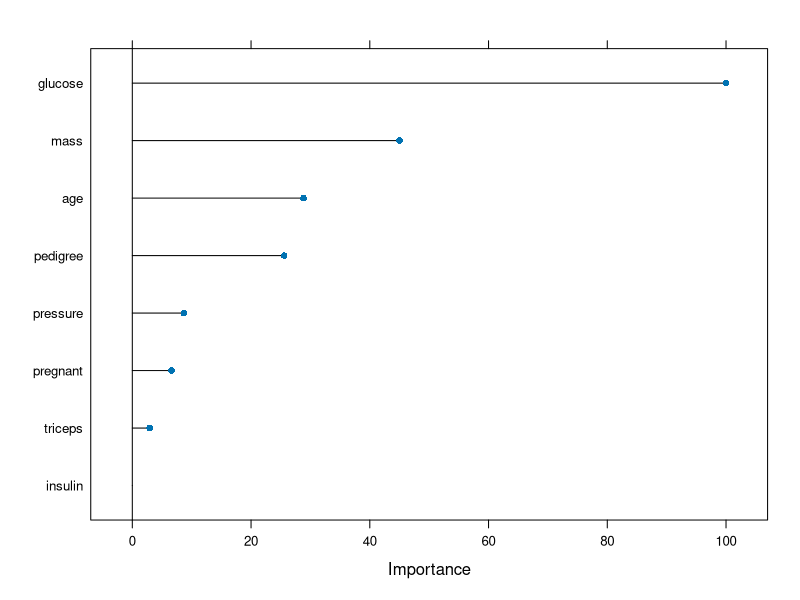
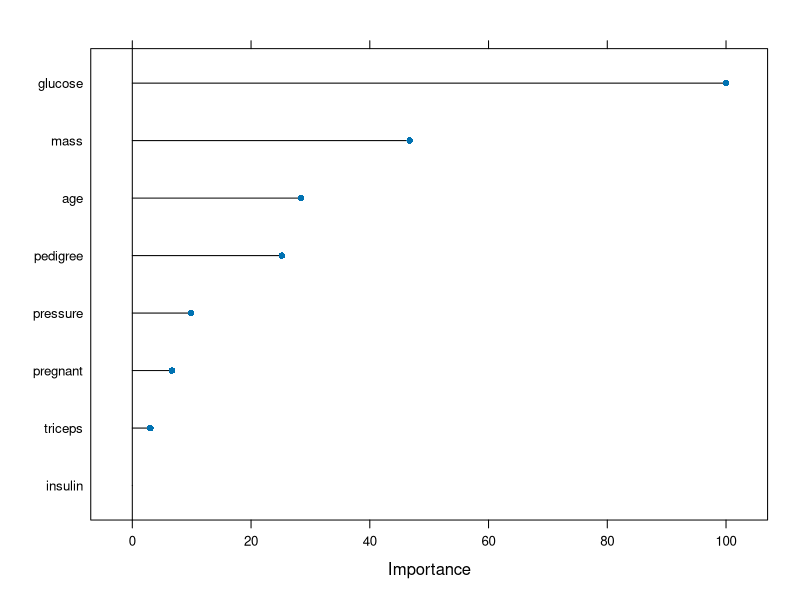
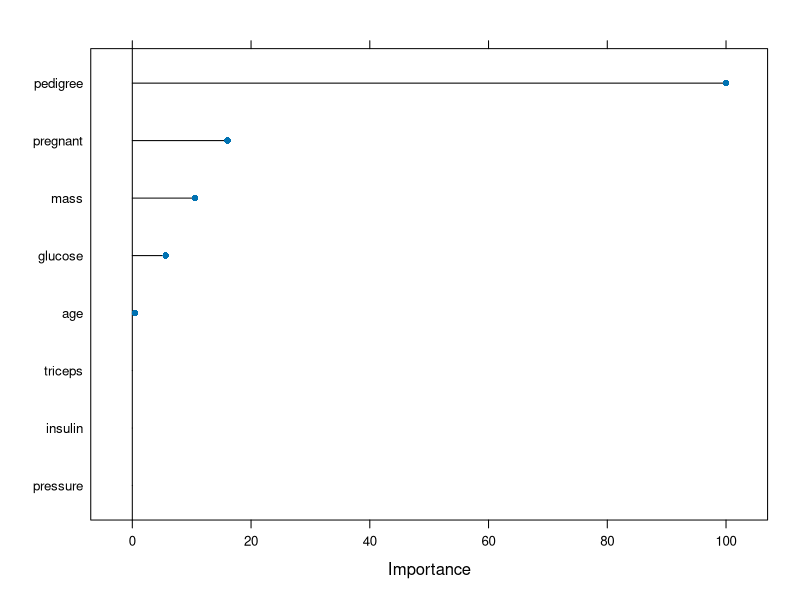
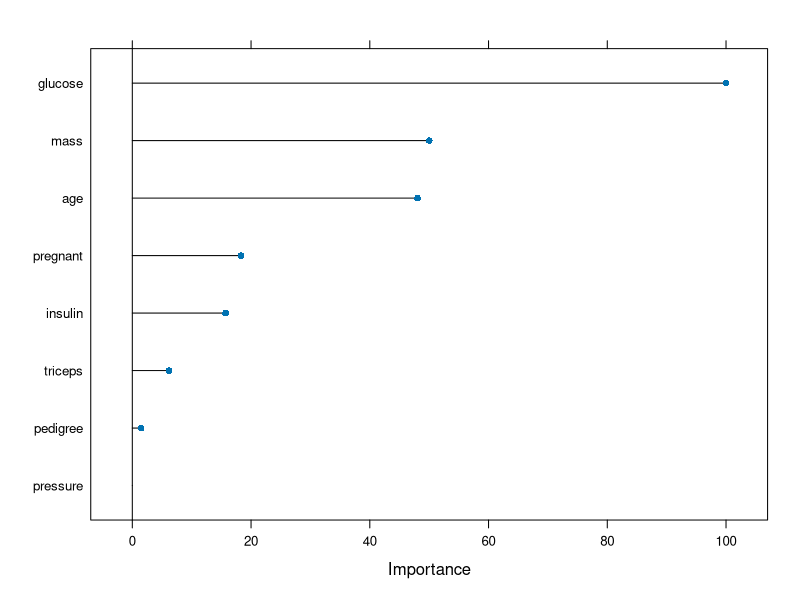

Write R code to recreate these figures, in order.
## ---- chunk 1
knitr::opts_chunk$set(message = FALSE, warning = FALSE)
## ---- chunk 2
library(mlbench)
library(tidyverse)
library(dplyr)
data(PimaIndiansDiabetes)
df <- tibble(PimaIndiansDiabetes)
## ---- chunk 3
library(caret)
df <- df %>% rename(target=diabetes)
df <- df %>%
  mutate(target = as.factor(target))
splitIndex <- createDataPartition(df$target, p = .70,
                                  list = FALSE)
df_train <- df[splitIndex,]
df_test <- df[-splitIndex,]
model1 <- train(target~., data=df_train,
                mmethod = "rpart2",
                maxdepth=3)
pred <- predict(model1, df_test)
cm <- confusionMatrix(data = pred, reference = df_test$target)
cm$overall[1]
model2 <- train(target~., data=df_train, 
                method = "rf",
                ntree = 1000) 
predf <- predict(model2, df_test)
cmf <- confusionMatrix(data = predf, reference = df_test$target)
cmf$overall[1]
varImp(model1)
varImp(model2)
plot(varImp(model1))
plot(varImp(model2))
## ---- chunk 4
library(glmnet)
model3 <- train(target~., data=df_train, 
                method = "glmnet")
pred1 <- predict(model3, df_test)
cm1 <- confusionMatrix(data = pred1, reference = df_test$target)
cm1$overall[1]
varImp(model3)
plot(varImp(model3))
## ---- chunk 5
#install.packages('arm')
library(arm)
model4 <- train(target~., data=df_train, 
                method = "bayesglm")
pred2 <- predict(model4, df_test)
cm2 <- confusionMatrix(data = pred2, reference = df_test$target)
cm2$overall[1]

library(rpart)
model5 <- train(target~., data=df_train, 
                method = "rpart1SE")
pred3 <- predict(model5, df_test)
cm3 <- confusionMatrix(data = pred3, reference = df_test$target)
cm3$overall[1]

varImp(model5)
plot(varImp(model5))
